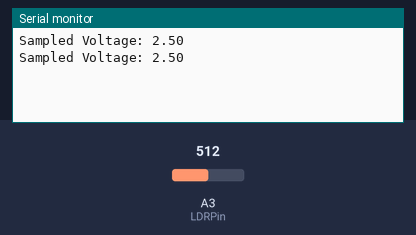
This sketch was run on a simulated Arduino Uno, built with avr-gcc and run on an emulated ATmega328P. Parts: the last lines printed to the serial monitor. The test bench sets the inputs (shaded band); at power-on: A3 (LDRPin) = 512.

Above: at 2.8 s.
2.9 s: A3 (LDRPin) set to 716
At 4.7 s:
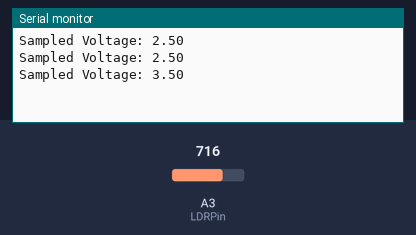
5.6 s: A3 (LDRPin) set to 900
At 7.5 s:
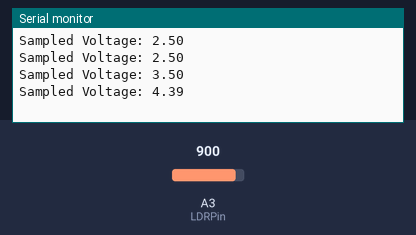
Timing chart, 0 to 9.0 s (numbered marks = the images above; inputs shaded):
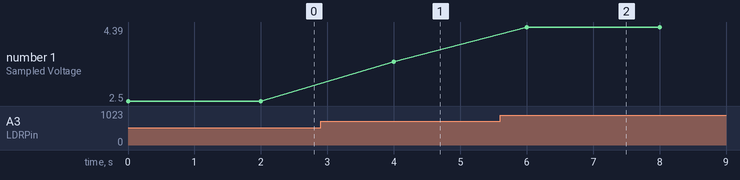

The sketch:

Chapter4_S2.ino
```cpp
//**********************************************************/
// Step-1: CONFIGURE VARIABLES
//**********************************************************/
int LDRPin = A3;           // analog pin 3
                           // to measure voltage from
                           // photo resistor (LDR)

//**********************************************************/
// Step-2: INITIALIZE I/O PARAMETERS
//**********************************************************/
void setup(void)
{
  Serial.begin(9600);       // begin serial connection
                            // so that out of this sketch
                            // can be received in Arduino s
                            // Serial Monitor
}

//**********************************************************/
// Step-3: MAIN PROGRAM
//**********************************************************/
void loop(void)
{
  // read the value at analog pin 3 to which the photodiode is
  // connected
  int value = analogRead(LDRPin);
  // analogRead() function returns a number which is proportional to
  // Arduino Uno s voltage which is between 0   5 volts
  // For example, 5.0 volts would return 1023
  // similarly 2.5 volts would return 511
  // Therefore the following calculation is used to convert the value
  // read from pin A3
  float voltage = (value / 1024.0) * 5.0;

  // The following statements is used to write text output to
  // Arduino Uno s Serial Monitor window
  Serial.print("Sampled Voltage: ");
  Serial.println(voltage);

  // Wait for 2 seconds before sampling the value on pin A3
  delay(2000);
}
```

Measured:
- after the input at 2.9 s, the serial monitor: prints a new line after 1.1 s (image 1)
- after the input at 5.6 s, the serial monitor: prints a new line after 0.40 s (image 2)
- plotted number 1: 2.5 → 3.5 after the input at 2.9 s, 3.5 → 4.39 after the input at 5.6 s
